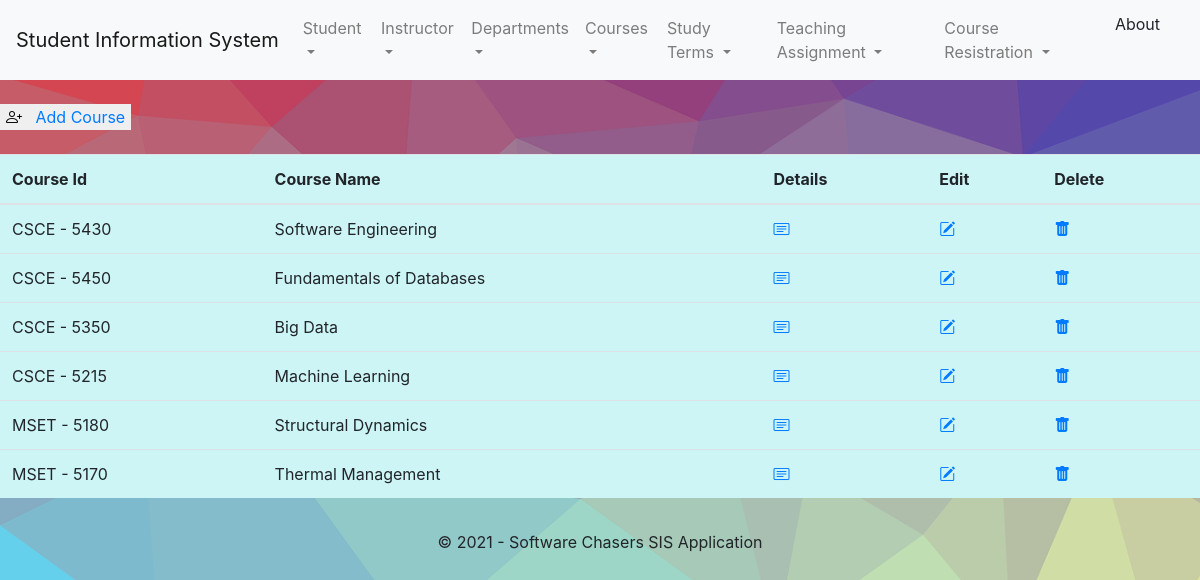
/course/list, run on the app's committed database.
### sisapp/models.py (models this page shows, shortened)
class Course(models.Model):
    id = models.AutoField(primary_key=True)
    course_id = models.CharField(max_length=16)
    course_name = models.CharField(max_length=32)
    course_dept_id = models.ForeignKey(Department, on_delete=models.CASCADE)

### sisapp/Views/courseViews.py (the view)
# urls.py: path('course/list', courseViews.CourseListView.as_view(template_name='course/course_list.html'),
class CourseListView(ListView):
    model = Course

### templates/course/course_list.html (shortened to what this page needs)
{% extends 'base.html' %}
{% block body_block %}
     <br/>
    <div>
<button  class="bi bi-person-plus" style="border: cyan"><a href="{% url 'sisapp:course_create'%}"> &nbsp Add Course</a></button>
    </div>
    <br />
{% if object_list %}
<table class="table table-hover">
<thead>
    <tr>
        <th scope="col">Course Id</th>
        <th scope="col">Course Name</th>
        <th scope="col">Details</th>
        <th scope="col">Edit</th>
        <th scope="col">Delete</th>
    </tr>
</thead>
<tbody>
{% for object in object_list %}
    <tr>
        <td>{{ object.course_id }}</td>
        <td>{{ object.course_name }}</td>
        <td><a class="bi bi-card-text" href="{% url 'sisapp:course_details' object.id %}"></a></td>
        <td><a class="bi bi-pencil-square" href="{% url 'sisapp:course_edit' object.id %}"></a></td>
        <td><a class="bi bi-trash-fill" href="{% url 'sisapp:course_delete' object.id %}"></a></td>
    </tr>
    {% endfor %}
</tbody>
</table>
{% endif %}
{% endblock %}

### templates/base.html (shortened to what this page needs)
{% load static %}
<!doctype html>
<html lang="en">
  <head>
    <link rel="stylesheet" href="https://maxcdn.bootstrapcdn.com/bootstrap/4.0.0/css/bootstrap.min.css">
    <link rel="stylesheet" href="https://cdnjs.cloudflare.com/ajax/libs/font-awesome/4.7.0/css/font-awesome.min.css">
  <link rel="stylesheet" href="https://cdn.jsdelivr.net/npm/bootstrap-icons@1.3.0/font/bootstrap-icons.css">
  </head>
  <body style="background-image: url({% static 'img/bg4.webp' %}) ;background-size: cover ">
<nav class="navbar navbar-expand-lg navbar-light bg-light">
    <a class="navbar-brand" href="{% url 'sisapp:index' %}">Student Information System</a>
  <div class="collapse navbar-collapse" id="navbarSupportedContent">
      <ul class="navbar-nav mr-auto">
          <li class="nav-item dropdown">
            <a class="nav-link dropdown-toggle" href="{% url 'sisapp:student_list' %}" id="navbarDropdown" role="button" data-toggle="dropdown" aria-haspopup="true" aria-expanded="false">
              Student
            </a>
          </li>
          <li class="nav-item dropdown">
            <a class="nav-link dropdown-toggle" href="{% url 'sisapp:student_list' %}" id="navbarDropdown" role="button" data-toggle="dropdown" aria-haspopup="true" aria-expanded="false">
              Instructor
            </a>
          </li>
          <li class="nav-item dropdown">
            <a class="nav-link dropdown-toggle" href="{% url 'sisapp:student_list' %}" id="navbarDropdown" role="button" data-toggle="dropdown" aria-haspopup="true" aria-expanded="false">
                Departments
            </a>
          <li class="nav-item dropdown">
            <a class="nav-link dropdown-toggle" href="{% url 'sisapp:student_list' %}" id="navbarDropdown" role="button" data-toggle="dropdown" aria-haspopup="true" aria-expanded="false">
            Courses
            </a>
          </li>
          <li class="nav-item dropdown">
            <a class="nav-link dropdown-toggle" href="{% url 'sisapp:student_list' %}" id="navbarDropdown" role="button" data-toggle="dropdown" aria-haspopup="true" aria-expanded="false">
            Study Terms
            </a>
          </li>
          <li class="nav-item dropdown">
            <a class="nav-link dropdown-toggle" href="{% url 'sisapp:student_list' %}" id="navbarDropdown" role="button" data-toggle="dropdown" aria-haspopup="true" aria-expanded="false">
                Teaching Assignment
            </a>
          </li>
          <li class="nav-item dropdown">
            <a class="nav-link dropdown-toggle" href="{% url 'sisapp:student_list' %}" id="navbarDropdown" role="button" data-toggle="dropdown" aria-haspopup="true" aria-expanded="false">
            Course Resistration
            </a>
          </li>
          <li class="nav-item">
        <a class="dropdown-item" href="{% url 'sisapp:about' %}">About</a>
      </li>
      </ul>
  </div>
</nav>
{% block body_block %}
  {% endblock %}
<footer class="footer fixed-bottom" style="position:relative; width:100%;">
  <div class="footer-copyright text-center py-3">© 2021 - Software Chasers SIS Application
  </div>
  </footer>
  </body>
</html>

### templates/base.html (style rules this page uses)
td,th { background: #CDF5F6; }
body { min-height: 80vh; height: auto !important; height: 100%; margin: 0 auto -60px; }

### data on the page
Course: course_id "CSCE - 5430", course_name "Software Engineering"
Course: course_id "CSCE - 5450", course_name "Fundamentals of Databases"
Course: course_id "CSCE - 5350", course_name "Big Data"
Course: course_id "CSCE - 5215", course_name "Machine Learning"
Course: course_id "MSET - 5180", course_name "Structural Dynamics"
Course: course_id "MSET - 5170", course_name "Thermal Management"
